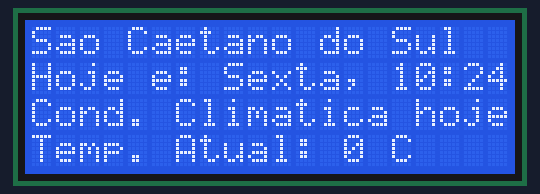
Recording of a program running on a simulated ESP32-S3. On the bench: 20×4 character LCD. WiFi joins after 1.5 s; servers stay silent unless stated; uploads are accepted with an empty reply; the local clock reads 2024-03-15 10:24:30 at power-on unless the program sets it; what the program prints to the serial monitor is not drawn.

Above: at 2.8 s.
At 30.1 s:
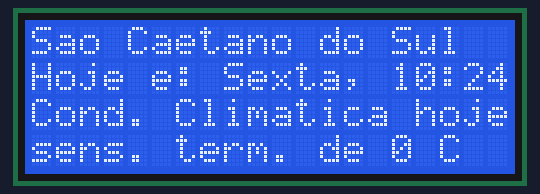
At 65.9 s:
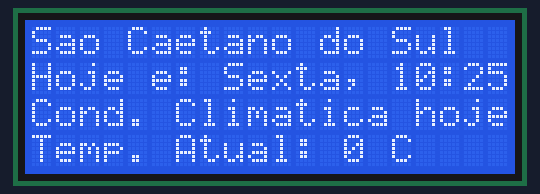
At 124.7 s:
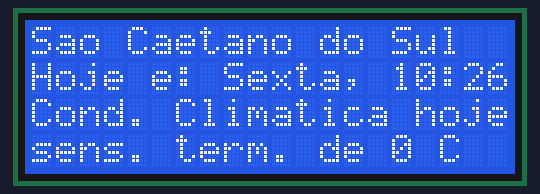

Measured:
- what the display in image 0 shows lasts 3.7 s, from 2.7 s to 6.4 s
- what the display in image 1 shows lasts 4.3 s, from 30.0 s to 34.3 s

The program:

main.cpp
```cpp
#include <Arduino.h>
#include <WiFi.h>
#include <HTTPClient.h>
#include <time.h>
#include <LiquidCrystal_I2C.h>
#include "esp_sntp.h"

LiquidCrystal_I2C lcd(0x27, 20, 4);
String pedirParaApiClima(String);

const char* nomeRedeWiFi = "SENAI EDUCACIONAL";
const char* senhaRedeWiFi = "info@134";
const String enderecoAPI = "https://wttr.in/Sao+Caetano+do+Sul?m&lang=pt&format=";

//? ----------------------- SERVIDORES NTP -----------------------
const char* NTP1 = "a.st1.ntp.br";
const char* NTP2 = "pool.ntp.org";
const char* FUSO = "<-03>3";
const char* DIAS[] = {"Domingo", "Segunda", "Terca", "Quarta", "Quinta", "Sexta", "Sabado"};

void setup()
{
    Serial.begin(115200);
    lcd.init();
    lcd.backlight();
    WiFi.begin(nomeRedeWiFi, senhaRedeWiFi);

    Serial.print("\n\rIniciando conexão WiFi\n\r");
    while(WiFi.status() != WL_CONNECTED)
    {
        Serial.print("#");
        delay(500);
    }

    sntp_set_sync_interval(24*60*60*1000); //? intervalo de atualização da hora na internet padrao 1*60*60*1000

    //? Configuração de fuso e servidores NTP e inicia a sincronização
    configTzTime(FUSO, NTP1, NTP2);

    struct tm agora;
    Serial.print("\n\r Sincronizando hora\n\r");
    while(!getLocalTime(&agora)); //? o parametro é o endereço da estrutura tipo tm
    {
        Serial.print(".");
        delay(500);
    }
    Serial.print("\n\r Hora Sincronizada!");
/*
    Serial.printf("\n\rConectado com sucesso!\n\r");
    Serial.printf("Endereço IP: %s\n\r", WiFi.localIP().toString().c_str());
    Serial.printf("Endereço MAC: %s\n\r", WiFi.macAddress().c_str());

    ? Configuração de fuso e servidores NTP e inicia a sincronização
    configTzTime(FUSO, NTP1, NTP2);

    struct tm agora;
    Serial.print("\n\r Sincronizando hora\n\r")
    while(!getLocalTime(&agora)); //? o parametro é o endereço da estrutura tipo tm
    {
        Serial.print(".");
        delay(500);
    }
    Serial.print("\n\r Hora Sincronizada!");

    String clima;
    int temperatura;
    int sensacaoTermica;
    clima = pedirParaApiClima("%C");
    temperatura = pedirParaApiClima("%t").toInt();
    sensacaoTermica = pedirParaApiClima("%f").toInt();

    Serial.printf("Condição Climática para hoje: %s\n\r", clima.c_str());
    Serial.printf("Temperatura Atual %d C e sensação térmica de %d C", temperatura, sensacaoTermica);
*/


}
void loop()
{
    struct tm agora;

    String clima;
    int temperatura;
    int sensacaoTermica;
    clima = pedirParaApiClima("%C");
    temperatura = pedirParaApiClima("%t").toInt();
    sensacaoTermica = pedirParaApiClima("%f").toInt();
    lcd.setCursor(0,0);
    lcd.printf("Sao Caetano do Sul");
    if(getLocalTime(&agora))
    {
        lcd.setCursor(0,1);
        lcd.printf("Hoje e: %s, %02d:%02d", DIAS[agora.tm_wday], agora.tm_hour, agora.tm_min);
    }

    lcd.setCursor(0,2);
    lcd.printf("Cond. Climatica hoje"); //, clima.c_str()
    lcd.setCursor(0,3);
    lcd.printf("Temp. Atual: %d C  ", temperatura);
    delay(3600);
    lcd.setCursor(0,3);
    lcd.printf("sens. term. de %d C", sensacaoTermica);
    delay(3600);
   // lcd.printf("Temp. Atual %d C e sensacao term. de %d C", temperatura, sensacaoTermica);


/*
    struct tm agora;
    if(getLocalTime(&agora))
    {
        Serial.printf("Hoje é: %d, %02d:%02d:%02d\n\r", DIAS[agora.tm_wday], agora.tm_hour, agora.tm_min, agora.tm_sec);
    }
    delay(1000);

    String clima;
    int temperatura;
    int sensacaoTermica;
    clima = pedirParaApiClima("%C");
    temperatura = pedirParaApiClima("%t").toInt();
    sensacaoTermica = pedirParaApiClima("%f").toInt();
    lcd.setCursor(0,0);
    lcd.printf("Endereço IP: %s", WiFi.localIP().toString().c_str());
    lcd.setCursor(0,1);
    lcd.printf("Endereço MAC: %s", WiFi.macAddress().c_str());
    lcd.setCursor(0,2);
    lcd.printf("Cond. Climática hoje: %s\n\r", clima.c_str());
    lcd.setCursor(0,3);
    lcd.printf("Temp. Atual %d C e sensação térm. de %d C", temperatura, sensacaoTermica);
  */
}

String pedirParaApiClima(String codigo)
{
    HTTPClient http;
    http.begin(enderecoAPI + codigo);

    int codigoHTTP = http.GET(); //? Retorna o código HTTP ex.: 200 --> OK ou 404 --> pagina não encontrada

    String resposta;

    if(codigoHTTP == 200)
    {
        resposta = http.getString(); //? Retorna o conteúdo HTML da página
    }

    else
    {
        Serial.printf("Deu erro. Código: %d", codigoHTTP);
    }
    http.end();
    return resposta;
}
```
